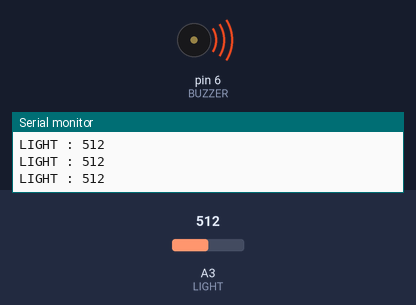
Simulated run of this sketch. Board: Arduino Uno, built with avr-gcc and run on an emulated ATmega328P. On the bench: buzzer (waves = sounding), the last lines printed to the serial monitor. Inputs (shaded band) come from the test bench; at power-on: A3 (LIGHT) = 512.

Above: at 0.9 s.
1.3 s: A3 (LIGHT) set to 483
At 1.9 s:
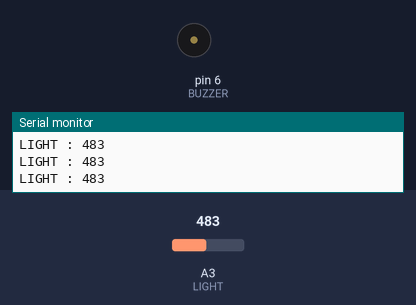
2.9 s: A3 (LIGHT) set to 510
At 3.02 s:
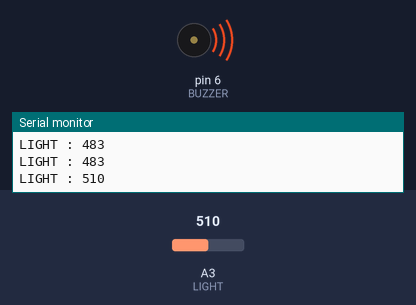
5.9 s: A3 (LIGHT) set to 490
At 6.3 s:
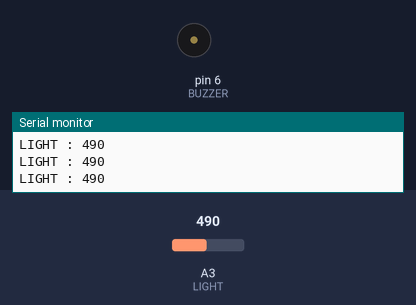
7.4 s: A3 (LIGHT) set to 511
At 7.51 s:
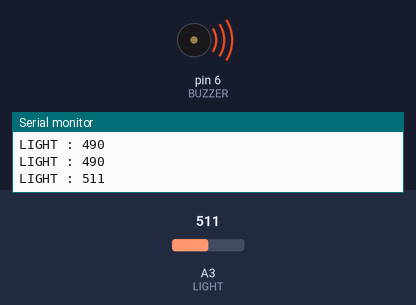
Timing chart, 0 to 11.4 s (numbered marks = the images above; inputs shaded):
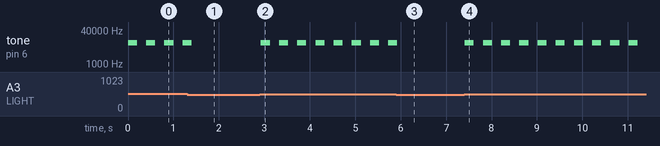

The sketch:

Lab6Spec1.ino
```cpp
#define LIGHT A3
#define BUZZER 6

void setup() {
  // put your setup code here, to run once:
  Serial.begin(9600);
  pinMode(LIGHT, INPUT);
  pinMode(BUZZER, OUTPUT);

}

void loop() {
  // put your main code here, to run repeatedly:
  int value = analogRead(LIGHT);

  Serial.print("LIGHT : ");
  Serial.println(value);
  if (value > 500){
    tone(BUZZER,10000);
    delay(200);
    noTone(BUZZER);
    delay(200);
  }
  else {
    noTone(BUZZER);
  }
}
```

Measured:
- the behaviour switches between 501 and 500 on A3 (LIGHT) (found by bisection; images 0 and 1)
- after the input at 1.3 s, tone on pin 6 (BUZZER): goes on until 1.4 s, then stays silent
- after the input at 2.9 s, tone on pin 6 (BUZZER): alternates 10000 Hz for 0.20 s and silent for 0.20 s, starting at once
- after the input at 5.9 s, tone on pin 6 (BUZZER): goes on until 5.9 s, then stays silent
- after the input at 7.4 s, tone on pin 6 (BUZZER): alternates 10000 Hz for 0.20 s and silent for 0.20 s, starting at once
- by itself, tone on pin 6 (BUZZER): alternates 10000 Hz for 0.20 s and silent for 0.20 s
